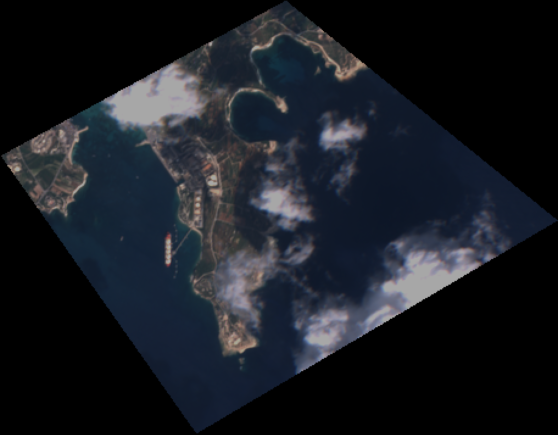
#> input picture Project/Output/Processed/Delimara_close.png, 1115 x 869 px (shown at 1/2 size); its folder holds 4 pictures in this run
$ jupyter execute Timelapse_Basics.ipynb
#> lines starting #> are read from the running program, lines starting #| are printed output that depends on the picture
Bulk processing Sentinel products to PNG images

[cell 1]
import geopandas as gpd
import folium
import os
from PIL import Image
from sentinelsat.sentinel import SentinelAPI, read_geojson, geojson_to_wkt
import matplotlib.pyplot as plt
import numpy as np
import os
#from geojson import Point
from geojson import Polygon
import geojson
import tempfile
import datetime as dt
from shapely.geometry import MultiPolygon, Polygon
import rasterio as rio
from rasterio import plot
import rasterio.mask
import fiona
from sentinelsat import SentinelAPI, read_geojson, geojson_to_wkt
from skimage import exposure
from pathlib import Path

[cell 2]
# Create a path to the exported folder
path = Path('./data')
k=0
# traverse root directory, and list directories as dirs and files as files
for root, dirs, files in os.walk("./data"):
    path = root.split(os.sep)
    print((len(path) - 1) * '---', os.path.basename(root))

    if os.path.basename(root) == 'IMG_DATA':
        k+=1
        for file in files:
            print(len(path) * '---', file)

            if 'B02' in file: band2 = rasterio.open(os.path.join(root,file), driver='JP2OpenJPEG') #blue
            if 'B03' in file: band3 = rasterio.open(os.path.join(root,file), driver='JP2OpenJPEG') #green
            if 'B04' in file: band4 = rasterio.open(os.path.join(root,file), driver='JP2OpenJPEG') #red
            if 'B08' in file: band8 = rasterio.open(os.path.join(root,file), driver='JP2OpenJPEG') #nir
            if 'B12' in file: band12 = rasterio.open(os.path.join(root,file), driver='JP2OpenJPEG') #swir


        if band4 is not None:
            #number of raster bands
            print(band4.count)
            #number of raster columns
            print(band4.width)
            #number of raster rows
            print(band4.height)

            #type of raster byte
            print(band4.dtypes[0])
            #raster sytem of reference
            print(band4.crs)
            #raster transform parameters
            print(band4.transform)

            #export true color image
            trueColor = rasterio.open('./Output/Cache/SentinelTemp.tiff','w',driver='Gtiff',
                                     width=band4.width, height=band4.height,
                                     count=3,
                                     crs=band4.crs,
                                     transform=band2.transform,
                                     dtype=band2.dtypes[0]
                                     )
            trueColor.write(band2.read(1),1) #blue
            trueColor.write(band3.read(1),2) #green
            trueColor.write(band4.read(1),3) #red
            trueColor.close()

            # Mask area of study

            # Load polygon vector of Gozo to clip satellite image
            boundsdata = r'./data/delimara_close_area_geojson.geojson'
            region = gpd.read_file(boundsdata)
            region

            nReserve_proj = region.to_crs({'init': 'epsg:32633'})


            with rio.open("./Output/Cache/SentinelTemp.tiff") as src:
                out_image, out_transform = rio.mask.mask(src, nReserve_proj.geometry,crop=True)
                out_meta = src.meta.copy()
                out_meta.update({"driver": "GTiff",
                             "height": out_image.shape[1],
                             "width": out_image.shape[2],
                             "transform": out_transform,
                             "dtype": "uint16"})

            # Rescale the image (divide by 10000 to convert to [0:1] reflectance
            image = np.array(out_image[[2,1], :, :])
            p2, p98 = np.percentile(image, (2,98))
            image = exposure.rescale_intensity(image, in_range=(p2, p98)) / 100000

            rgb = np.array(image.transpose(1,2))

            #Plot and save image with Matplotlib
            fig = plt.figure(figsize=(20,16))
            ax=fig.add_subplot(1,1,1)
            plt.axis('off')
            plt.imshow(rgb)

            #Save scaled reflectance image
            # Call 'savefig' to save this plot to an image file
            file_to_save = 'Rendered_' + str(k).zfill(3) +'.png'
            plt.savefig(os.path.join('./Output/PROCESSED', file_to_save), bbox_inches='tight', transparent=True, pad_inches=0)
            plt.show()

Read images from a directory and construct video

[cell 3]
# Creaating Video from Images using OpenCV-Python
import cv2
import numpy as np
import glob

img_array = []
for filename in glob.glob('./Output/Processed/*.png'):
    img = cv2.imread(filename)
#> img is the input picture: shape (869, 1115, 3); mean B, G, R 34.5, 27.9, 24.5
    height, width, layers = img.shape
#> height = 869; width = 1115; layers = 3
    size = (width,height)
#> size = (1115, 869)
    img_array.append(img)


out = cv2.VideoWriter('project.avi',cv2.VideoWriter_fourcc(*'MJPG'), 1, size)

for i in range(len(img_array)):
    out.write(img_array[i])
out.release()

[cell 4]
# Algorithm for blending multiple images using OpenCV

import glob
import numpy as np
import cv2

# Import all image files with the .jpg extension
files = glob.glob ('./Output/Processed/*.png')
image_data = []
for my_file in files:
    this_image = cv2.imread(my_file, 1)
    image_data.append(this_image)

# Calculate blended image
dst = image_data[0]
for i in range(len(image_data)):
    if i == 0:
        pass
    else:
        alpha = 1.0/(i + 1)
        beta = 1.0 - alpha
        dst = cv2.addWeighted(image_data[i], alpha, dst, beta, 0.0)
#> this loop made 4 passes
#> pass 2, `dst = cv2.addWeighted(image_data[i], alpha, dst, beta, 0.0)`:
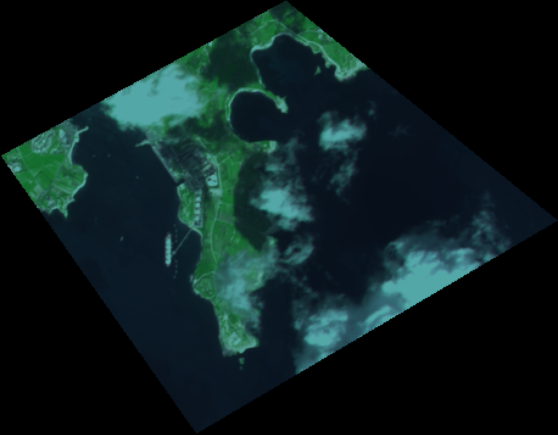
#> dst: shape (869, 1115, 3) (shown at 1/2 size); mean B, G, R 29.2, 28.5, 12.2
#> pass 3, `dst = cv2.addWeighted(image_data[i], alpha, dst, beta, 0.0)`:
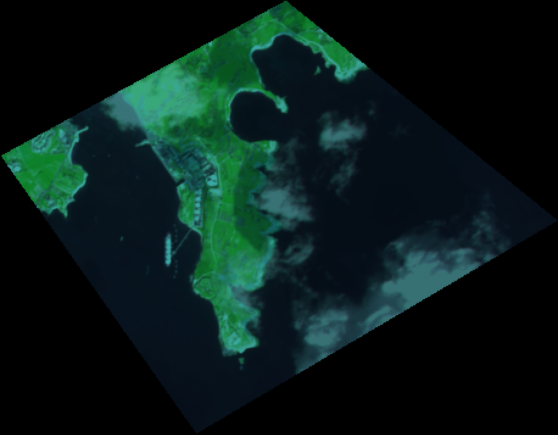
#> dst: shape (869, 1115, 3) (shown at 1/2 size); mean B, G, R 24.2, 26.7, 8.2
#> after the loop:
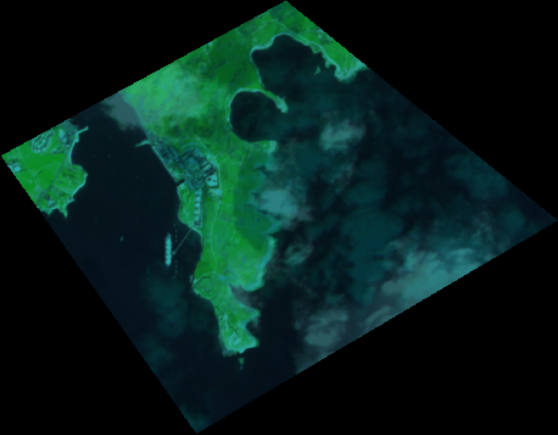
#> dst: shape (869, 1115, 3) (shown at 1/2 size); mean B, G, R 26.6, 30.7, 6.1

# Save blended image
cv2.imwrite('./Output/Processed/blended.png', dst)
